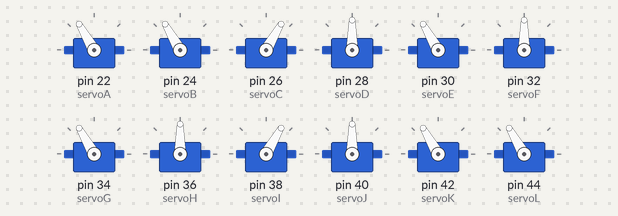
Recording of a sketch running on a simulated Arduino Mega 2560, built with avr-gcc and run on an emulated ATmega2560. On the bench: 12 × servo.

Above: at 2.05 s.
At 2.35 s:
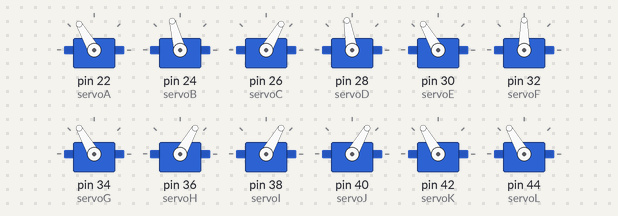
At 2.65 s:
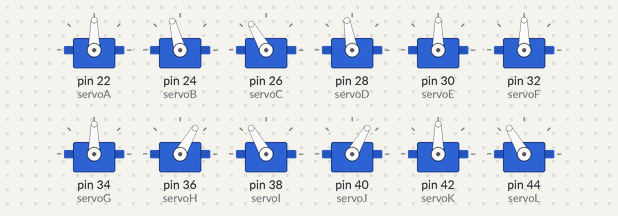
At 2.95 s:
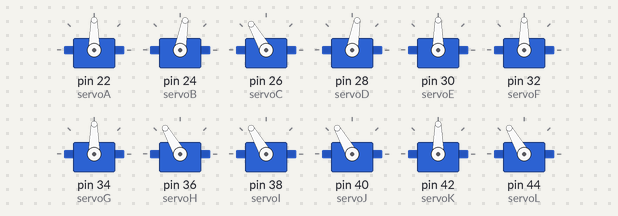
At 3.25 s:
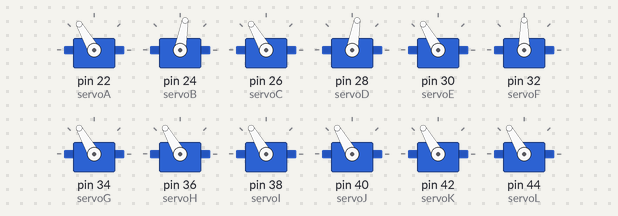
Timing chart, 0 to 5.0 s (numbered marks = the images above):
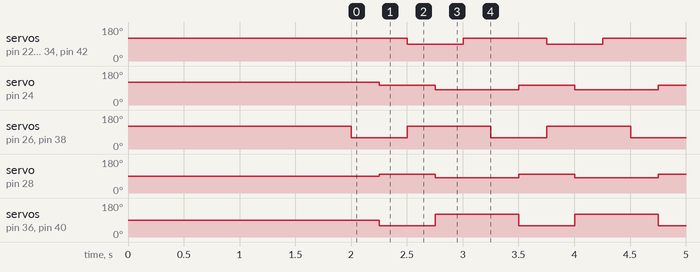

Measured:
- by itself, servo on pin 24 (servoB): alternates 105° for 0.50 s and 80° for 0.75 s
- by itself, servo on pin 28 (servoD): alternates 100° for 0.50 s and 80° for 0.75 s
- by itself, servo on pin 22 (servoA), servo on pin 30 (servoE), servo on pin 34 (servoG), servo on pin 42 (servoK): alternates 120° for 0.75 s and 90° for 0.50 s
- by itself, servo on pin 26 (servoC), servo on pin 36 (servoH), servo on pin 38 (servoI), servo on pin 40 (servoJ): alternates 120° for 0.75 s and 60° for 0.50 s

The sketch:

walk.ino
```cpp
/*
walk
Hexapod servo placement
    front
  G-H   B-A
     \ /
  I-J---D-C
     / \
  K-L  F-E
    back
*/

//#include <Wire.h>
#include <Servo.h>

Servo servoA;
Servo servoB;
Servo servoC;
Servo servoD;
Servo servoE;
Servo servoF;
Servo servoG;
Servo servoH;
Servo servoI;
Servo servoJ;
Servo servoK;
Servo servoL;

//#include <Adafruit_PWMServoDriver.h>
/*
//パルス幅の範囲(単位:sec) pulse width range
//0.771msのpulseで0°
//2.193msのpulseで130°[要検証]
#define SERVO_PULSE_MIN_SEC 0.771
#define SERVO_PULSE_MAX_SEC 2.193

//サーボの可動範囲 servo moving range
#define SERVO_MIN_DEGREE  0
#define SERVO_MAX_DEGREE  130

//パルス幅の範囲(0から4096まで) pulse range(0 to 4096)
#define SERVO_MIN 0
#define SERVO_MAX 4096

//servo port
#define SERVO_A 0
#define SERVO_B 1
#define SERVO_C 2
#define SERVO_D 3
#define SERVO_E 4
#define SERVO_F 5
#define SERVO_G 6
#define SERVO_H 7
#define SERVO_I 8
#define SERVO_J 9
#define SERVO_K 10
#define SERVO_L 11*/

//入力された角度からパルス幅を求める
//input degree to pulse
/*double degree2Pulse( double degree ){
  double oneDigreePulse = ( SERVO_PULSE_MAX_SEC - SERVO_PULSE_MIN_SEC )
      / SERVO_MAX_DEGREE;
  double pulse = ( degree * oneDigreePulse ) + SERVO_PULSE_MIN_SEC;
  return pulse;
}*/

//入力された角度を反転する
//90°を反転の軸とする
//可動範囲的に、最小値を60、最大値を120とする
//ex.
//60->120
//61->119
//62->118
//...
//118->62
//119->61
//120->60
double degreeReverse( double degree ){
  int minDegree = 60;
  int maxDegree = 120;
  double reverse;

  if( degree < 90 ){
    reverse =  120 - ( degree - 60 );
  }
  else if( degree == 90 ){
    reverse =  degree;
  }
  else if( degree > 90 ){
    reverse = 180 - degree;
  }

  return reverse;
}

//Adafruitドライバの初期化
//Adafruit_PWMServoDriver pwm = Adafruit_PWMServoDriver();

/*void setServoPulse(uint8_t n, double pulse) {
  double pulselength;

  pulselength = 1000000;   // 1,000,000 us per second
  // 1秒は1000000マイクロ秒
  pulselength /= 55;   // 60 Hz
  Serial.print(pulselength); Serial.println(" us per period");
  pulselength /= 4096;  // 12 bits of resolution
  //分解能は12bit
  Serial.print(pulselength); Serial.println(" us per bit");
  pulse *= 1000;
  pulse /= pulselength;
  Serial.println(pulse);
  pwm.setPWM(n, 0, pulse);
}*/

void setup(void){

  servoA.attach(22 , 771 , 2739 );
  servoB.attach(24 , 771 , 2739 );
  servoC.attach(26 , 771 , 2739 );
  servoD.attach(28 , 771 , 2739 );
  servoE.attach(30 , 771 , 2739 );
  servoF.attach(32 , 771 , 2739 );
  servoG.attach(34 , 771 , 2739 );
  servoH.attach(36 , 771 , 2739 );
  servoI.attach(38 , 771 , 2739 );
  servoJ.attach(40 , 771 , 2739 );
  servoK.attach(42 , 771 , 2739 );
  servoL.attach(44 , 771 , 2739 );

  //servoB.write(90);
  servoB.write(120);
  servoD.write(90);
  servoF.write(90);
  servoH.write(90);
  servoJ.write(90);
  servoL.write(120);

  servoA.write(120);
  servoC.write(120);
  servoE.write(120);
  servoG.write(120);
  servoI.write(120);
  servoK.write(120);

  delay(2000);
}

void loop(){

  double tmp;
  int delaysec = 250;

  while(true)
  {
    tmp = 60;
    servoC.write(tmp);
    //servoG.write(90);
    servoI.write(tmp);
    delay(delaysec);

    tmp = 60;
    servoB.write(degreeReverse(tmp+15));
    servoD.write(degreeReverse(tmp+20));
    servoJ.write(tmp);
    servoH.write(tmp);
    delay(delaysec);

    tmp = 120;
    servoC.write(tmp);
    servoG.write(tmp);
    servoI.write(tmp);

    tmp = 90;
    servoA.write(tmp);
    servoE.write(tmp);
    servoG.write(tmp);
    servoK.write(tmp);
    delay(delaysec);

    tmp = 120;
    servoB.write(degreeReverse(tmp-20));
    servoD.write(degreeReverse(tmp-20));
    servoJ.write(tmp);
    servoH.write(tmp);
    delay(delaysec);

    tmp = 120;
    servoA.write(tmp);
    servoE.write(tmp);
    servoG.write(tmp);
    servoK.write(tmp);
    delay(delaysec);


  }

}
```
